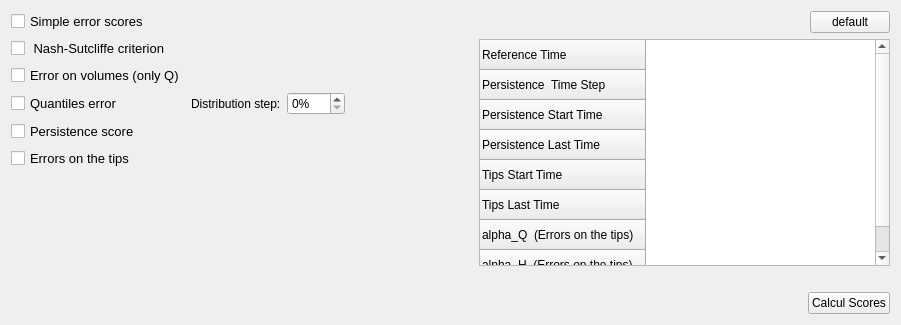
<?xml version="1.0" encoding="UTF-8"?>
<ui version="4.0">
 <class>Form</class>
 <widget class="QWidget" name="Form">
  <property name="geometry">
   <rect>
    <x>0</x>
    <y>0</y>
    <width>901</width>
    <height>325</height>
   </rect>
  </property>
  <property name="windowTitle">
   <string>Form</string>
  </property>
  <layout class="QGridLayout" name="gridLayout_2">
   <item row="1" column="0">
    <layout class="QHBoxLayout" name="horizontalLayout">
     <item>
      <layout class="QGridLayout" name="gridLayout">
       <item row="3" column="2">
        <widget class="QDoubleSpinBox" name="dsp_dist_quantil">
         <property name="suffix">
          <string>%</string>
         </property>
         <property name="decimals">
          <number>0</number>
         </property>
         <property name="minimum">
          <double>0.000000000000000</double>
         </property>
         <property name="maximum">
          <double>100.000000000000000</double>
         </property>
         <property name="singleStep">
          <double>5.000000000000000</double>
         </property>
        </widget>
       </item>
       <item row="0" column="0">
        <widget class="QCheckBox" name="ch_simple_err">
         <property name="font">
          <font>
           <pointsize>10</pointsize>
          </font>
         </property>
         <property name="text">
          <string>Simple error scores </string>
         </property>
        </widget>
       </item>
       <item row="3" column="0">
        <widget class="QCheckBox" name="ch_quantil_err">
         <property name="font">
          <font>
           <pointsize>10</pointsize>
          </font>
         </property>
         <property name="text">
          <string>Quantiles error </string>
         </property>
        </widget>
       </item>
       <item row="3" column="1">
        <widget class="QLabel" name="label_3">
         <property name="text">
          <string>Distribution step:</string>
         </property>
        </widget>
       </item>
       <item row="4" column="0">
        <widget class="QCheckBox" name="ch_persistence">
         <property name="font">
          <font>
           <pointsize>10</pointsize>
          </font>
         </property>
         <property name="text">
          <string>Persistence score</string>
         </property>
        </widget>
       </item>
       <item row="2" column="0">
        <widget class="QCheckBox" name="ch_vol_err">
         <property name="font">
          <font>
           <pointsize>10</pointsize>
          </font>
         </property>
         <property name="text">
          <string>Error on volumes (only Q)</string>
         </property>
        </widget>
       </item>
       <item row="1" column="0">
        <widget class="QCheckBox" name="ch_ns_err">
         <property name="font">
          <font>
           <pointsize>10</pointsize>
          </font>
         </property>
         <property name="text">
          <string> Nash-Sutcliffe criterion</string>
         </property>
        </widget>
       </item>
       <item row="3" column="3">
        <spacer name="horizontalSpacer_5">
         <property name="orientation">
          <enum>Qt::Horizontal</enum>
         </property>
         <property name="sizeHint" stdset="0">
          <size>
           <width>40</width>
           <height>20</height>
          </size>
         </property>
        </spacer>
       </item>
       <item row="5" column="0">
        <widget class="QCheckBox" name="ch_pointe_err">
         <property name="font">
          <font>
           <pointsize>10</pointsize>
          </font>
         </property>
         <property name="text">
          <string>Errors on the tips</string>
         </property>
        </widget>
       </item>
       <item row="6" column="1">
        <spacer name="verticalSpacer">
         <property name="orientation">
          <enum>Qt::Vertical</enum>
         </property>
         <property name="sizeHint" stdset="0">
          <size>
           <width>20</width>
           <height>40</height>
          </size>
         </property>
        </spacer>
       </item>
      </layout>
     </item>
     <item>
      <spacer name="horizontalSpacer">
       <property name="orientation">
        <enum>Qt::Horizontal</enum>
       </property>
       <property name="sizeType">
        <enum>QSizePolicy::Fixed</enum>
       </property>
       <property name="sizeHint" stdset="0">
        <size>
         <width>50</width>
         <height>20</height>
        </size>
       </property>
      </spacer>
     </item>
     <item>
      <layout class="QVBoxLayout" name="verticalLayout">
       <item>
        <layout class="QHBoxLayout" name="horizontalLayout_4">
         <item>
          <spacer name="horizontalSpacer_4">
           <property name="orientation">
            <enum>Qt::Horizontal</enum>
           </property>
           <property name="sizeHint" stdset="0">
            <size>
             <width>40</width>
             <height>20</height>
            </size>
           </property>
          </spacer>
         </item>
         <item>
          <widget class="QPushButton" name="bt_default">
           <property name="text">
            <string>default</string>
           </property>
          </widget>
         </item>
        </layout>
       </item>
       <item>
        <widget class="QTableWidget" name="tw_param">
         <attribute name="horizontalHeaderDefaultSectionSize">
          <number>150</number>
         </attribute>
         <row>
          <property name="text">
           <string>Reference Time</string>
          </property>
         </row>
         <row>
          <property name="text">
           <string>Persistence  Time Step</string>
          </property>
         </row>
         <row>
          <property name="text">
           <string>Persistence Start Time </string>
          </property>
         </row>
         <row>
          <property name="text">
           <string>Persistence Last Time </string>
          </property>
         </row>
         <row>
          <property name="text">
           <string>Tips Start Time </string>
          </property>
         </row>
         <row>
          <property name="text">
           <string>Tips Last Time </string>
          </property>
         </row>
         <row>
          <property name="text">
           <string>alpha_Q  (Errors on the tips)</string>
          </property>
         </row>
         <row>
          <property name="text">
           <string>alpha_H  (Errors on the tips)</string>
          </property>
         </row>
        </widget>
       </item>
       <item>
        <spacer name="horizontalSpacer_3">
         <property name="orientation">
          <enum>Qt::Horizontal</enum>
         </property>
         <property name="sizeType">
          <enum>QSizePolicy::MinimumExpanding</enum>
         </property>
         <property name="sizeHint" stdset="0">
          <size>
           <width>300</width>
           <height>20</height>
          </size>
         </property>
        </spacer>
       </item>
      </layout>
     </item>
    </layout>
   </item>
   <item row="2" column="0">
    <layout class="QHBoxLayout" name="horizontalLayout_2">
     <item>
      <spacer name="horizontalSpacer_2">
       <property name="orientation">
        <enum>Qt::Horizontal</enum>
       </property>
       <property name="sizeHint" stdset="0">
        <size>
         <width>40</width>
         <height>20</height>
        </size>
       </property>
      </spacer>
     </item>
     <item>
      <widget class="QPushButton" name="bt_calcul_scores">
       <property name="text">
        <string>Calcul Scores</string>
       </property>
      </widget>
     </item>
    </layout>
   </item>
  </layout>
 </widget>
 <resources/>
 <connections/>
</ui>
